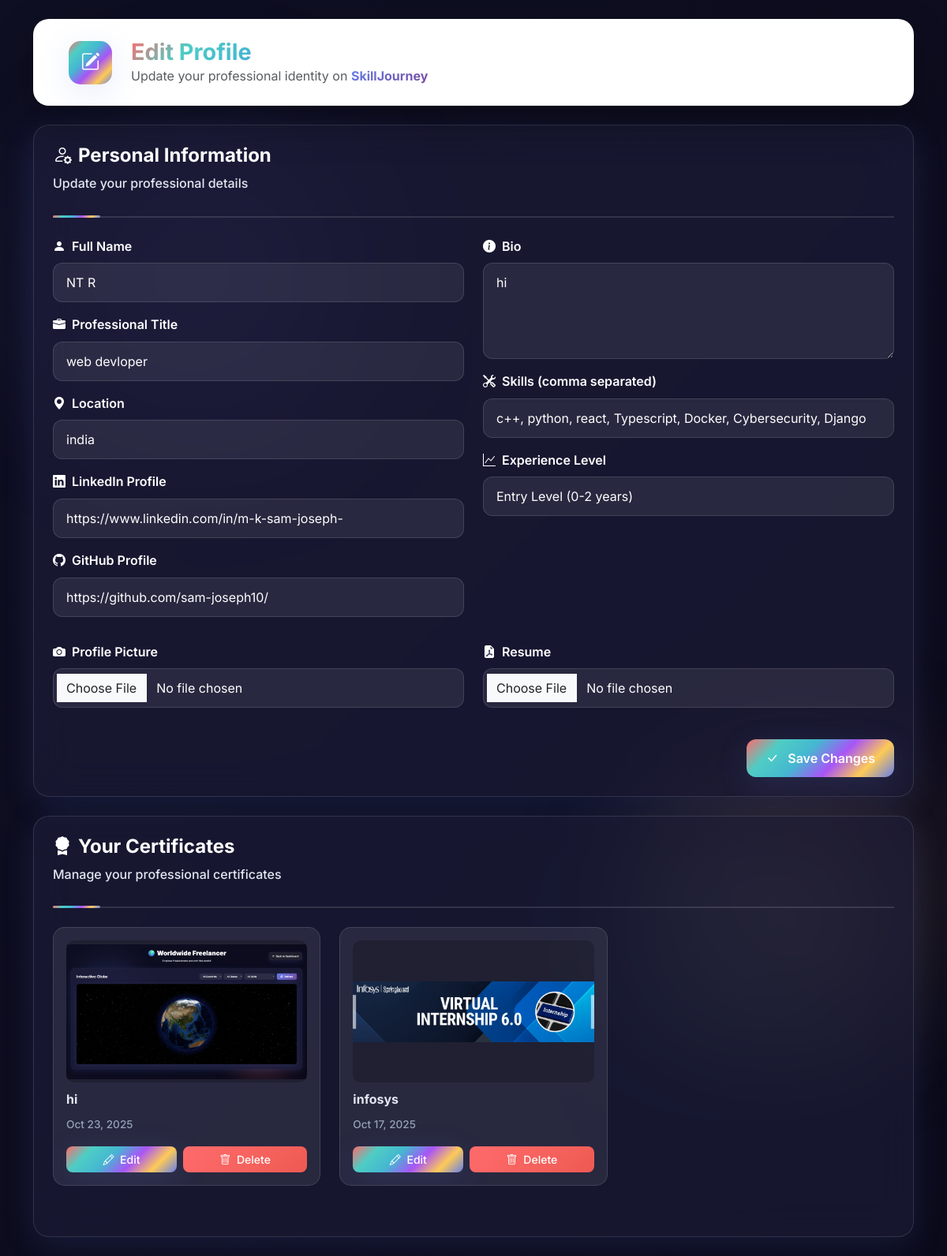
The page /profile/edit/ (signed in) on the database its author committed.
### freelancer/models.py (models this page shows, shortened)
class FreelancerProfile(models.Model):
    user = models.OneToOneField(User, on_delete=models.CASCADE)
    full_name = models.CharField(max_length=100)
    professional_title = models.CharField(max_length=200, blank=True, null=True)
    bio = models.TextField(blank=True, null=True)
    location = models.CharField(max_length=100, blank=True, null=True)
    city = models.CharField(max_length=100, blank=True, null=True)
    latitude = models.FloatField(blank=True, null=True)
    longitude = models.FloatField(blank=True, null=True)
    timezone = models.CharField(max_length=50, blank=True, null=True, default='IST')
    skills = models.TextField(blank=True, null=True, default="", help_text="Enter skills separated by commas")
    experience_level = models.CharField(
        max_length=50,
        choices=[
            ('entry', 'Entry Level (0-2 years)'),
            ('intermediate', 'Intermediate (2-5 years)'),
            ('expert', 'Expert (5+ years)')
        ],
        blank=True, null=True
    )
    availability_status = models.CharField(
        max_length=20,
        choices=[
            ('available', 'Available'),
            ('busy', 'Busy'),
            ('offline', 'Offline')
        ],
        default='available'
    )
    linkedin = models.URLField(blank=True, null=True)
    github = models.URLField(blank=True, null=True)
    profile_picture = models.ImageField(upload_to="profile_pics/", blank=True, null=True)
    resume = models.FileField(upload_to="resumes/", blank=True, null=True)
    created_at = models.DateTimeField(auto_now_add=True)
    last_login_date = models.DateField(blank=True, null=True)
    login_streak = models.IntegerField(default=0)
    total_earnings = models.DecimalField(max_digits=10, decimal_places=0, default=0)
    task_completion_rate = models.FloatField(default=0)  # Stores % of approved tasks
    rank_position = models.IntegerField(default=0)

class CertificatePost(models.Model):
    freelancer = models.ForeignKey(
        'FreelancerProfile',
        on_delete=models.CASCADE,
        related_name="certificate_posts"
    )
    certificate = models.ImageField(upload_to="certificates/", blank=True, null=True)
    caption = models.TextField(max_length=500, blank=True)
    created_at = models.DateTimeField(auto_now_add=True)
    class Meta:
        ordering = ["-created_at"]

### freelancer/views.py (the view, shortened to what this page needs)
# urls.py: path("profile/edit/", edit_profile, name="edit_profile"),
@login_required
def edit_profile(request):
    profile = get_object_or_404(FreelancerProfile, user=request.user)
    certificates = CertificatePost.objects.filter(freelancer=profile)  # fetch user certificates
    return render(request, "freelancer/edit_profile.html", {
        "profile": profile,
        "certificates": certificates  # pass to template
    })

### templates/freelancer/edit_profile.html (shortened to what this page needs)
<!DOCTYPE html>
<html lang="en">
<head>
    <link href="https://cdn.jsdelivr.net/npm/bootstrap@5.3.2/dist/css/bootstrap.min.css" rel="stylesheet">
    <link rel="stylesheet" href="https://cdn.jsdelivr.net/npm/bootstrap-icons@1.11.0/font/bootstrap-icons.css">
    <link rel="stylesheet" href="https://cdnjs.cloudflare.com/ajax/libs/font-awesome/6.4.0/css/all.min.css">
</head>
<body>
    <div class="bg-animation">
        <div class="floating-orb orb-1"></div>
        <div class="floating-orb orb-2"></div>
        <div class="floating-orb orb-3"></div>
    </div>
    <div class="container py-4">
        <nav class="navbar navbar-light bg-white sticky-top mb-4 custom-navbar">
            <div class="container-fluid">
                <div class="d-flex align-items-center">
                    <div class="nav-brand-container">
                        <div class="animated-logo">
                            <i class="bi bi-pencil-square"></i>
                        </div>
                        <div class="nav-text-content">
                            <h3 class="fw-bold mb-0">Edit Profile</h3>
                            <p class="text-muted mb-0 small welcome-text">Update your professional identity on <span class="username-highlight">SkillJourney</span></p>
                        </div>
                    </div>
                </div>
            </div>
        </nav>
        <div class="card p-4 mb-4">
            <div class="section-header">
                <h3 class="section-title">
                    <i class="bi bi-person-gear"></i>
                    Personal Information
                </h3>
                <p class="section-subtitle">Update your professional details</p>
            </div>
            <form method="POST" enctype="multipart/form-data">
                <div class="row">
                    <div class="col-md-6">
                        <div class="mb-3">
                            <label class="form-label">
                                <i class="bi bi-person-fill"></i>
                                Full Name
                            </label>
                            <input type="text" name="full_name" class="form-control" value="{{ profile.full_name }}" required>
                        </div>
                        <div class="mb-3">
                            <label class="form-label">
                                <i class="bi bi-briefcase-fill"></i>
                                Professional Title
                            </label>
                            <input type="text" name="professional_title" class="form-control" value="{{ profile.professional_title }}">
                        </div>
                        <div class="mb-3">
                            <label class="form-label">
                                <i class="bi bi-geo-alt-fill"></i>
                                Location
                            </label>
                            <input type="text" name="location" class="form-control" value="{{ profile.location }}">
                        </div>
                        <div class="mb-3">
                            <label class="form-label">
                                <i class="bi bi-linkedin"></i>
                                LinkedIn Profile
                            </label>
                            <input type="url" name="linkedin" class="form-control" value="{{ profile.linkedin }}">
                        </div>
                        <div class="mb-3">
                            <label class="form-label">
                                <i class="bi bi-github"></i>
                                GitHub Profile
                            </label>
                            <input type="url" name="github" class="form-control" value="{{ profile.github }}">
                        </div>
                    </div>
                    <div class="col-md-6">
                        <div class="mb-3">
                            <label class="form-label">
                                <i class="bi bi-info-circle-fill"></i>
                                Bio
                            </label>
                            <textarea name="bio" class="form-control" rows="4">{{ profile.bio }}</textarea>
                        </div>
                        <div class="mb-3">
                            <label class="form-label">
                                <i class="bi bi-tools"></i>
                                Skills (comma separated)
                            </label>
                            <input type="text" name="skills" class="form-control" value="{{ profile.skills }}">
                        </div>
                        <div class="mb-3">
                            <label class="form-label">
                                <i class="bi bi-graph-up"></i>
                                Experience Level
                            </label>
                            <select name="experience_level" class="form-select">
                                <option value="entry" {% if profile.experience_level == "entry" %}selected{% endif %}>Entry Level (0-2 years)</option>
                            </select>
                        </div>
                    </div>
                </div>
                <div class="row mt-3">
                    <div class="col-md-6">
                        <div class="mb-3">
                            <label class="form-label">
                                <i class="bi bi-camera-fill"></i>
                                Profile Picture
                            </label>
                            <input type="file" name="profile_picture" class="form-control form-file">
                        </div>
                    </div>
                    <div class="col-md-6">
                        <div class="mb-3">
                            <label class="form-label">
                                <i class="bi bi-file-earmark-pdf-fill"></i>
                                Resume
                            </label>
                            <input type="file" name="resume" class="form-control form-file">
                        </div>
                    </div>
                </div>
                <div class="d-flex justify-content-end mt-4">
                    <button type="submit" class="btn btn-primary">
                        <i class="bi bi-check-lg me-2"></i> Save Changes
                    </button>
                </div>
            </form>
        </div>
        <div class="card p-4">
            <div class="section-header">
                <h3 class="section-title">
                    <i class="bi bi-award-fill"></i>
                    Your Certificates
                </h3>
                <p class="section-subtitle">Manage your professional certificates</p>
            </div>
            {% if certificates %}
                <div class="row">
                    {% for cert in certificates %}
                        <div class="col-md-6 col-lg-4 mb-3">
                            <div class="certificate-card">
                                {% if cert.certificate %}
                                    <img src="{{ cert.certificate.url }}" class="certificate-img mb-2" alt="Certificate">
                                {% else %}
                                    <div class="certificate-img mb-2 d-flex align-items-center justify-content-center">
                                        <i class="bi bi-file-earmark-text" style="font-size: 3rem; color: var(--text-muted);"></i>
                                    </div>
                                {% endif %}
                                <p class="card-text mb-1 fw-bold">{{ cert.caption|default:"Certificate" }}</p>
                                <small class="certificate-date">{{ cert.created_at|date:"M d, Y" }}</small>
                                <div class="mt-3 d-flex gap-2">
                                    <a href="{% url 'edit_post' cert.id %}" class="btn btn-primary btn-sm flex-fill">
                                        <i class="bi bi-pencil me-1"></i> Edit
                                    </a>
                                    <form action="{% url 'delete_post' cert.id %}" method="POST" class="flex-fill">
                                        <button type="submit" class="btn btn-danger btn-sm w-100">
                                            <i class="bi bi-trash me-1"></i> Delete
                                        </button>
                                    </form>
                                </div>
                            </div>
                        </div>
                    {% endfor %}
                </div>
            {% else %}
                <div class="text-center py-4">
                    <i class="bi bi-award" style="font-size: 3rem; color: var(--text-muted);"></i>
                    <p class="text-muted mt-2">No certificates uploaded yet.</p>
                </div>
            {% endif %}
        </div>
    </div>
</body>
</html>

### rows shown on the page
FreelancerProfile: full_name "NT R", professional_title "web devloper", location "india", linkedin "https://www.linkedin.com/in/m-k-sam-joseph-", github "https://github.com/sam-joseph10/", bio "hi", skills "c++, python, react, Typescript, Docker, Cybersecurity, Django", experience_level "Entry Level (0-2 years)"
CertificatePost: certificate (picture), caption "hi", created_at "Oct 23, 2025"
CertificatePost: certificate (picture), caption "infosys", created_at "Oct 17, 2025"
